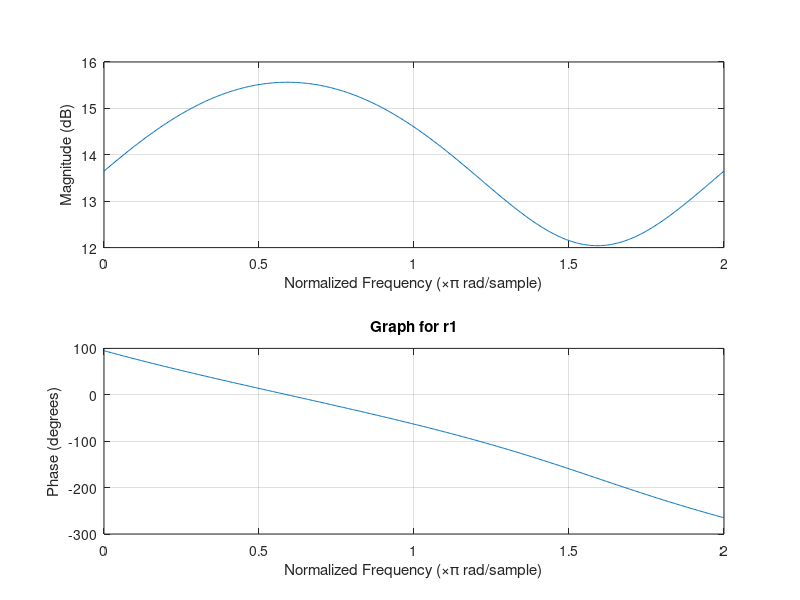
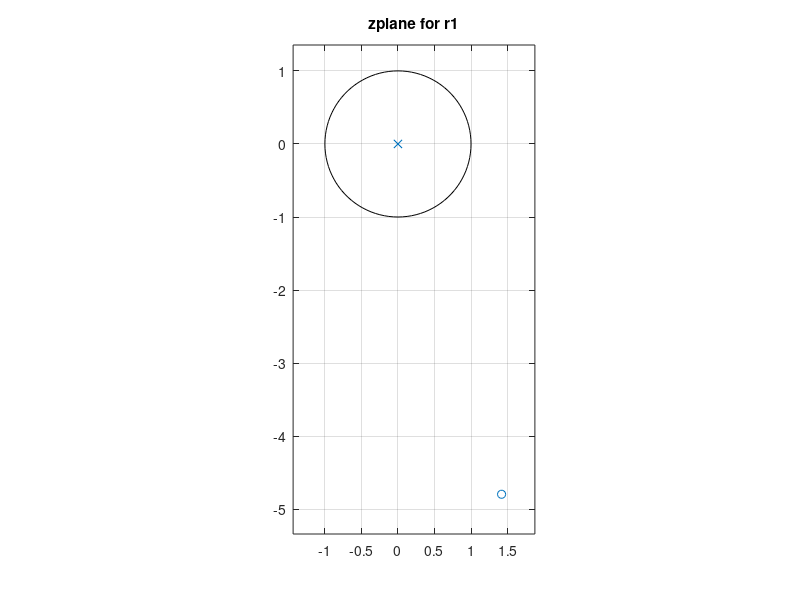
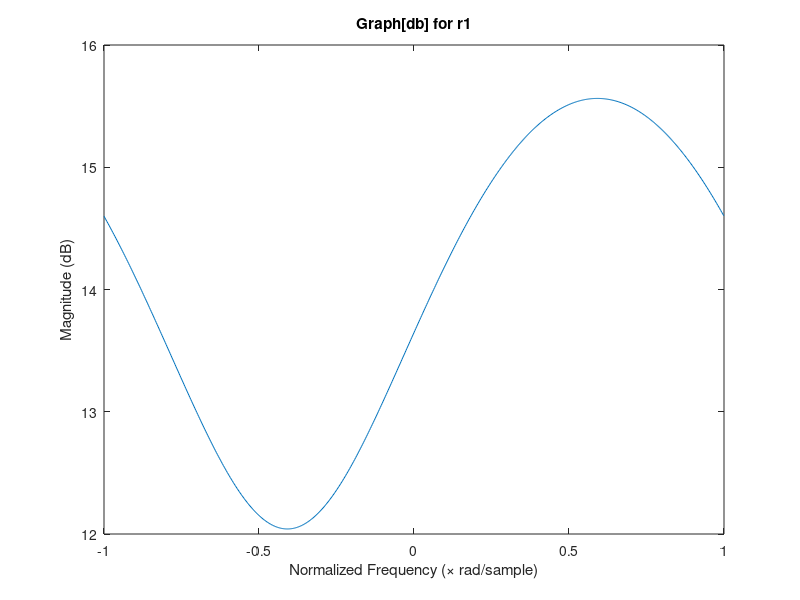
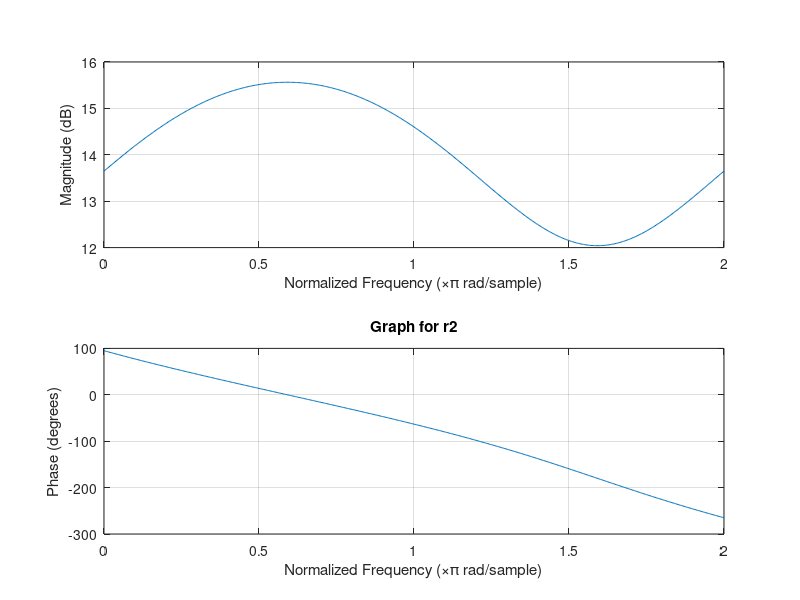

MATLAB code for these plots, in order:
function tema3_1_a_b()

teta = input('enter teta: ')
r1 = input('enter r1: ')
r2 = input('enter r2: ')
r3 = input('enter r3: ')
j = sqrt(-1);
cal1 = r1*exp(j*teta)
b1 = [1 -cal1];
w1 = -pi:0.01:pi;
[H1,f] = freqz(b1,1,w1);
figure  %1
freqz(b1,1)
title('Graph for r1')
figure  %2
zplane(b1,1)
title('zplane for r1')
figure  %3
plot(w1/pi,20*log10(abs(H1)))
title('Graph[db] for r1')
xlabel('Normalized Frequency (\times rad/sample)')
ylabel('Magnitude (dB)')


j = sqrt(-1);
cal2 = r2*exp(j*teta)
b2 = [1 -cal2];
w2 = -pi:0.01:pi;
[H2] = freqz(b2,1,w2);
figure  %4
freqz(b2,1)
title('Graph for r2')
figure  %5
zplane(b2,1)
title('zplane for r2')
figure  %6
plot(w2/pi,20*log10(abs(H2)))
title('Graph[db] for r2')
xlabel('Normalized Frequency (\times rad/sample)')
ylabel('Magnitude (dB)')


j = sqrt(-1);
cal3 = r3*exp(j*teta)
b3 = [1 -cal3];
w3 = -pi:0.01:pi;
[H3] = freqz(b3,1,w3);
figure  %7
freqz(b3,1)
title('Graph for r3')
figure  %8
zplane(b3,1)
title('zplane for r3')
figure  %9
plot(w3/pi,20*log10(abs(H3)))
title('Graph[db] for r3')
xlabel('Normalized Frequency (\times rad/sample)')
ylabel('Magnitude (dB)')
figure  %10
plot(w1,abs(H1),w2,abs(H2),w3,abs(H3));
legend('r1','r2','r3')
figure  %11 
plot(w1/pi,20*log10(abs(H1)),w2/pi,20*log10(abs(H2)),w3/pi,20*log10(abs(H3)));
legend('r1','r2','r3')
figure  %12
freqz(b1,1,w1/pi)
hold on
freqz(b2,1,w2/pi)
hold on
freqz(b3,1,w3/pi)
legend('r1','r2','r3')
hold off
title('multiple lines ');
end